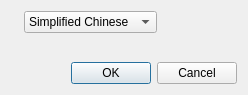
<?xml version="1.0" encoding="UTF-8"?>
<ui version="4.0">
 <class>dlgSetting</class>
 <widget class="QDialog" name="dlgSetting">
  <property name="geometry">
   <rect>
    <x>0</x>
    <y>0</y>
    <width>248</width>
    <height>95</height>
   </rect>
  </property>
  <property name="windowTitle">
   <string>Setting</string>
  </property>
  <property name="windowIcon">
   <iconset resource="rms_update.qrc">
    <normaloff>:/images/setting.png</normaloff>:/images/setting.png</iconset>
  </property>
  <layout class="QGridLayout" name="gridLayout">
   <item row="0" column="0">
    <layout class="QHBoxLayout" name="horizontalLayout">
     <item>
      <widget class="QLabel" name="label_2">
       <property name="text">
        <string/>
       </property>
       <property name="pixmap">
        <pixmap resource="rms_update.qrc">:/images/regional.png</pixmap>
       </property>
      </widget>
     </item>
     <item>
      <widget class="QComboBox" name="LanguageComboBox">
       <item>
        <property name="text">
         <string>Simplified Chinese</string>
        </property>
       </item>
       <item>
        <property name="text">
         <string>English American</string>
        </property>
       </item>
      </widget>
     </item>
     <item>
      <spacer name="horizontalSpacer_2">
       <property name="orientation">
        <enum>Qt::Horizontal</enum>
       </property>
       <property name="sizeHint" stdset="0">
        <size>
         <width>17</width>
         <height>20</height>
        </size>
       </property>
      </spacer>
     </item>
    </layout>
   </item>
   <item row="1" column="0">
    <spacer name="verticalSpacer">
     <property name="orientation">
      <enum>Qt::Vertical</enum>
     </property>
     <property name="sizeHint" stdset="0">
      <size>
       <width>20</width>
       <height>10</height>
      </size>
     </property>
    </spacer>
   </item>
   <item row="2" column="0">
    <layout class="QHBoxLayout" name="horizontalLayout_2">
     <item>
      <spacer name="horizontalSpacer">
       <property name="orientation">
        <enum>Qt::Horizontal</enum>
       </property>
       <property name="sizeHint" stdset="0">
        <size>
         <width>40</width>
         <height>20</height>
        </size>
       </property>
      </spacer>
     </item>
     <item>
      <widget class="QPushButton" name="okBtn">
       <property name="text">
        <string>OK</string>
       </property>
       <property name="icon">
        <iconset resource="rms_update.qrc">
         <normaloff>:/images/ok.png</normaloff>:/images/ok.png</iconset>
       </property>
      </widget>
     </item>
     <item>
      <widget class="QPushButton" name="cancelBtn">
       <property name="text">
        <string>Cancel</string>
       </property>
       <property name="icon">
        <iconset resource="rms_update.qrc">
         <normaloff>:/images/cancel.png</normaloff>:/images/cancel.png</iconset>
       </property>
      </widget>
     </item>
    </layout>
   </item>
  </layout>
 </widget>
 <layoutdefault spacing="6" margin="11"/>
 <resources>
  <include location="rms_update.qrc"/>
 </resources>
 <connections/>
</ui>
